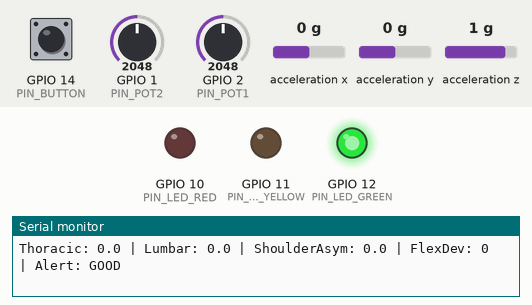
Recording of a sketch running on a simulated ESP32-S3. Shown: output pins drawn as LEDs (lit = HIGH), the last lines printed to the serial monitor. Wiring (from diagram.json): 4 × MPU-6050 motion sensor at I2C address 0x68:  /  /  / . Wiring (inferred from the names in the program): MPU-6050 motion sensor at I2C address 0x69. The inputs (shaded band) are chosen by the test bench; at power-on: acceleration x 0 g, GPIO 14 (PIN_BUTTON) HIGH, GPIO 1 (PIN_POT2) = 2048, GPIO 2 (PIN_POT1) = 2048, acceleration y 0 g, acceleration z 1 g (analog values on the 0–4095 scale).

Above: at 1.7 s.
1.8 s: acceleration x set to -0.3 g
At 2.7 s:
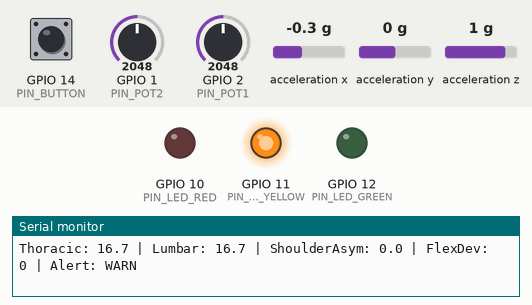
3.3 s: GPIO 14 (PIN_BUTTON) pulled LOW for 0.15 s
At 4.4 s:
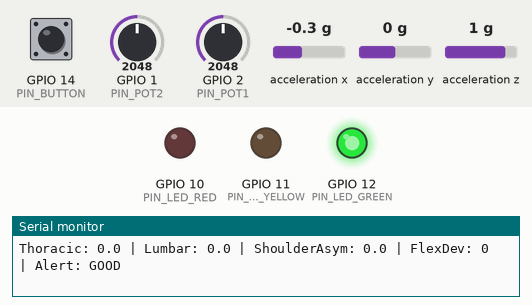
6.4 s: GPIO 1 (PIN_POT2) set to 2382
7.9 s: GPIO 1 (PIN_POT2) set to 2521
At 8.8 s:
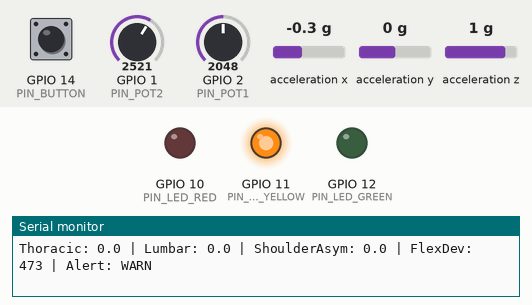
12.5 s: GPIO 14 (PIN_BUTTON) pulled LOW for 1 s
At 13.6 s:
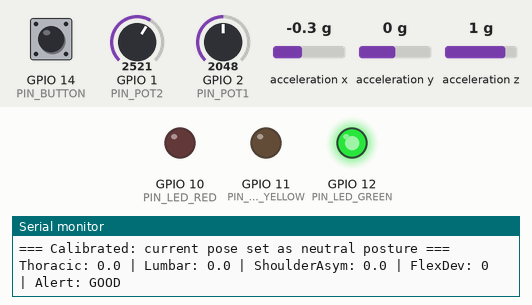
Timing chart, 0 to 15.5 s (numbered marks = the images above; inputs shaded):
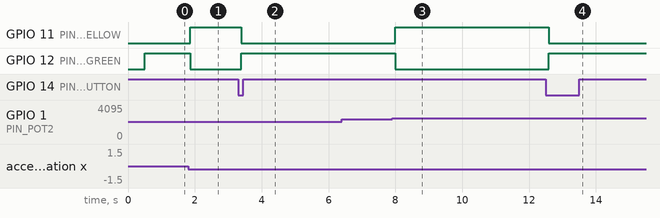

Measured:
- the behaviour switches between -0.1 and -0.2 g on acceleration x (found by bisection; images 0 and 1)
- the behaviour switches between 2448 and 2449 on GPIO 1 (PIN_POT2) (found by bisection; images 2 and 3)
- after the input at 1.8 s, GPIO 11 (PIN_LED_YELLOW): LOW → HIGH after 0.06 s; GPIO 12 (PIN_LED_GREEN): HIGH → LOW after 0.06 s
- after the input at 3.3 s, GPIO 11 (PIN_LED_YELLOW): HIGH → LOW after 0.09 s; GPIO 12 (PIN_LED_GREEN): LOW → HIGH after 0.09 s
- after the input at 7.9 s, GPIO 11 (PIN_LED_YELLOW): LOW → HIGH after 0.10 s; GPIO 12 (PIN_LED_GREEN): HIGH → LOW after 0.10 s
- after the input at 12.5 s, GPIO 11 (PIN_LED_YELLOW): HIGH → LOW after 0.08 s; GPIO 12 (PIN_LED_GREEN): LOW → HIGH after 0.08 s

The sketch:

sketch.ino
```cpp
/* ============================================================
   Spine-Grid Posture Tee — Wokwi Simulation Firmware
   ESP32-S3 | 4x MPU6050 (2x I2C buses) | 2x flex pots | 3x LED | buzzer
   ============================================================ */

#include <Wire.h>

// ---------- I2C bus / address map ----------
// Wire  (SDA=8, SCL=9): imu1 = upper back (0x68), imu4 = lumbar (0x69)
// Wire1 (SDA=4, SCL=5): imu3 = right shoulder (0x68), imu2 = left shoulder (0x69)
#define MPU_ADDR_A 0x68
#define MPU_ADDR_B 0x69

// ---------- Pins ----------
const int PIN_POT1  = 2;   // left-to-right cross flex
const int PIN_POT2  = 1;   // right-to-left cross flex
const int PIN_LED_RED    = 10; // led1 - poor posture
const int PIN_LED_YELLOW = 11; // led2 - could be improved
const int PIN_LED_GREEN  = 12; // led3 - good posture
const int PIN_BUZZER = 13;
const int PIN_BUTTON = 14;     // reset / recalibrate

// ---------- Thresholds ----------
const float WARN_DEG     = 8.0;   // deviation that triggers "could be improved"
const float CRITICAL_DEG = 16.0;  // deviation that starts the bad-posture timer
const int   FLEX_WARN     = 400;  // ADC counts deviation (12-bit, 0-4095)
const int   FLEX_CRITICAL = 900;
const unsigned long BAD_POSTURE_HOLD_MS = 5000; // 5s sustained bad posture -> alert

// ---------- State ----------
struct Orientation { float pitch; float roll; };

Orientation baseUpper, baseLumbar, baseLeftSh, baseRightSh;
int basePot1 = 0, basePot2 = 0;
bool calibrated = false;

unsigned long criticalSinceMs = 0;
bool alertActive = false;

// Debounce for reset button
unsigned long lastButtonMs = 0;
const unsigned long DEBOUNCE_MS = 250;

// ---------- I2C helpers ----------
void mpuWake(TwoWire &bus, uint8_t addr) {
  bus.beginTransmission(addr);
  bus.write(0x6B); // PWR_MGMT_1
  bus.write(0x00); // clear sleep bit
  bus.endTransmission(true);
}

bool mpuReadAccel(TwoWire &bus, uint8_t addr, float &ax, float &ay, float &az) {
  bus.beginTransmission(addr);
  bus.write(0x3B); // ACCEL_XOUT_H
  if (bus.endTransmission(false) != 0) return false;
  bus.requestFrom((int)addr, 6, true);
  if (bus.available() < 6) return false;

  int16_t rawX = (bus.read() << 8) | bus.read();
  int16_t rawY = (bus.read() << 8) | bus.read();
  int16_t rawZ = (bus.read() << 8) | bus.read();

  // +-2g range default -> 16384 LSB/g
  ax = rawX / 16384.0;
  ay = rawY / 16384.0;
  az = rawZ / 16384.0;
  return true;
}

Orientation computeOrientation(float ax, float ay, float az) {
  Orientation o;
  o.pitch = atan2(-ax, sqrt(ay * ay + az * az)) * 180.0 / PI;
  o.roll  = atan2(ay, az) * 180.0 / PI;
  return o;
}

Orientation readIMU(TwoWire &bus, uint8_t addr) {
  float ax, ay, az;
  if (!mpuReadAccel(bus, addr, ax, ay, az)) {
    return {0.0, 0.0}; // fail-safe: no deviation reported on read error
  }
  return computeOrientation(ax, ay, az);
}

// ---------- Calibration ----------
void calibrate() {
  baseUpper   = readIMU(Wire, MPU_ADDR_A);   // imu1 upper back
  baseLumbar  = readIMU(Wire, MPU_ADDR_B);   // imu4 lumbar
  baseRightSh = readIMU(Wire1, MPU_ADDR_A);  // imu3 right shoulder
  baseLeftSh  = readIMU(Wire1, MPU_ADDR_B);  // imu2 left shoulder
  basePot1 = analogRead(PIN_POT1);
  basePot2 = analogRead(PIN_POT2);

  criticalSinceMs = 0;
  alertActive = false;
  calibrated = true;

  Serial.println("=== Calibrated: current pose set as neutral posture ===");
}

// ---------- Setup ----------
void setup() {
  Serial.begin(9600);
  delay(200);

  Wire.begin(8, 9);
  Wire1.begin(4, 5);

  mpuWake(Wire, MPU_ADDR_A);   // imu1
  mpuWake(Wire, MPU_ADDR_B);   // imu4
  mpuWake(Wire1, MPU_ADDR_A);  // imu3
  mpuWake(Wire1, MPU_ADDR_B);  // imu2

  pinMode(PIN_LED_RED, OUTPUT);
  pinMode(PIN_LED_YELLOW, OUTPUT);
  pinMode(PIN_LED_GREEN, OUTPUT);
  pinMode(PIN_BUZZER, OUTPUT);
  pinMode(PIN_BUTTON, INPUT_PULLUP);

  analogReadResolution(12);

  delay(300); // let simulated IMUs settle
  calibrate();
}

// ---------- Alert helpers ----------
void setStatusLEDs(int state) {
  // state: 0 = good, 1 = warning, 2 = critical
  digitalWrite(PIN_LED_GREEN,  state == 0 ? HIGH : LOW);
  digitalWrite(PIN_LED_YELLOW, state == 1 ? HIGH : LOW);
  digitalWrite(PIN_LED_RED,    state == 2 ? HIGH : LOW);
}

void buzzerAlert(bool on) {
  if (on) {
    tone(PIN_BUZZER, 2000); // 2kHz alert tone
  } else {
    noTone(PIN_BUZZER);
  }
}

// ---------- Main loop ----------
void loop() {
  // --- Reset button ---
  if (digitalRead(PIN_BUTTON) == LOW && millis() - lastButtonMs > DEBOUNCE_MS) {
    lastButtonMs = millis();
    buzzerAlert(false);
    calibrate();
  }

  // --- Read all sensors ---
  Orientation curUpper   = readIMU(Wire, MPU_ADDR_A);
  Orientation curLumbar  = readIMU(Wire, MPU_ADDR_B);
  Orientation curRightSh = readIMU(Wire1, MPU_ADDR_A);
  Orientation curLeftSh  = readIMU(Wire1, MPU_ADDR_B);
  int pot1 = analogRead(PIN_POT1);
  int pot2 = analogRead(PIN_POT2);

  // --- Deviations from calibrated neutral pose ---
  float thoracicDev = abs(curUpper.pitch - baseUpper.pitch);
  float lumbarDev   = abs(curLumbar.pitch - baseLumbar.pitch);

  float leftRoll  = curLeftSh.roll  - baseLeftSh.roll;
  float rightRoll = curRightSh.roll - baseRightSh.roll;
  float shoulderAsymmetryDev = abs(leftRoll - rightRoll);

  int flexDev = abs(pot1 - basePot1) + abs(pot2 - basePot2);

  // --- Combine into a single worst-case severity ---
  bool anyCritical = (thoracicDev > CRITICAL_DEG) ||
                      (lumbarDev > CRITICAL_DEG) ||
                      (shoulderAsymmetryDev > CRITICAL_DEG) ||
                      (flexDev > FLEX_CRITICAL);

  bool anyWarning = (thoracicDev > WARN_DEG) ||
                     (lumbarDev > WARN_DEG) ||
                     (shoulderAsymmetryDev > WARN_DEG) ||
                     (flexDev > FLEX_WARN);

  // --- 5-second sustained-bad-posture timer ---
  if (anyCritical) {
    if (criticalSinceMs == 0) {
      criticalSinceMs = millis(); // start timer on first critical reading
    }
    if (millis() - criticalSinceMs >= BAD_POSTURE_HOLD_MS) {
      alertActive = true;
    }
  } else {
    criticalSinceMs = 0; // posture recovered before hold time -> cancel timer
    alertActive = false;
  }

  // --- Drive outputs ---
  if (alertActive) {
    setStatusLEDs(2);
    buzzerAlert(true);
  } else if (anyCritical) {
    // critical deviation present but hasn't been sustained 5s yet -> treat as warning
    setStatusLEDs(1);
    buzzerAlert(false);
  } else if (anyWarning) {
    setStatusLEDs(1);
    buzzerAlert(false);
  } else {
    setStatusLEDs(0);
    buzzerAlert(false);
  }

  // --- Debug output ---
  Serial.print("Thoracic: "); Serial.print(thoracicDev, 1);
  Serial.print(" | Lumbar: "); Serial.print(lumbarDev, 1);
  Serial.print(" | ShoulderAsym: "); Serial.print(shoulderAsymmetryDev, 1);
  Serial.print(" | FlexDev: "); Serial.print(flexDev);
  Serial.print(" | Alert: "); Serial.println(alertActive ? "BAD (5s+)" : (anyWarning ? "WARN" : "GOOD"));

  delay(200); // ~5 samples/sec
}
```
